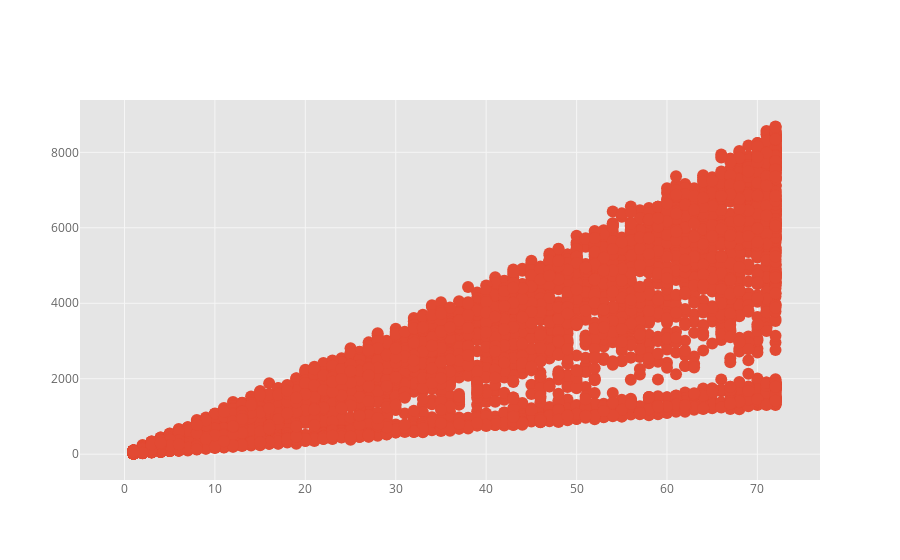

The notebook cell saved with this chart:
### Code cell
df.iplot(x='tenure', y='TotalCharges', mode='markers')

### Figure 1 — Plotly figure (JSON) as saved in the notebook; plotly's stock layout.template omitted (floating-point values rounded to 4 significant figures; data arrays with more than 128 entries replaced by an {"elided": "..."} marker saying what was removed)
{"data": [{"line": {"color": "rgba(226, 74, 51, 1.0)", "dash": "solid", "shape": "linear", "width": 1.3}, "marker": {"size": 12, "symbol": "circle"}, "mode": "markers", "name": "TotalCharges", "text": "", "type": "scatter", "uid": "69e678cd-cc09-463c-8b3f-7091dfb813b6", "x": {"elided": "7043 int values"}, "y": {"elided": "7043 mixed values"}}], "layout": {"legend": {"bgcolor": "#FFFFFF", "font": {"color": "#666666"}}, "paper_bgcolor": "#FFFFFF", "plot_bgcolor": "#E5E5E5", "title": {"font": {"color": "#151516"}}, "xaxis": {"gridcolor": "#F6F6F6", "showgrid": true, "tickfont": {"color": "#666666"}, "title": {"font": {"color": "#666666"}, "text": ""}, "zerolinecolor": "#F6F6F6"}, "yaxis": {"gridcolor": "#F6F6F6", "showgrid": true, "tickfont": {"color": "#666666"}, "title": {"font": {"color": "#666666"}, "text": ""}, "zerolinecolor": "#F6F6F6"}}}
